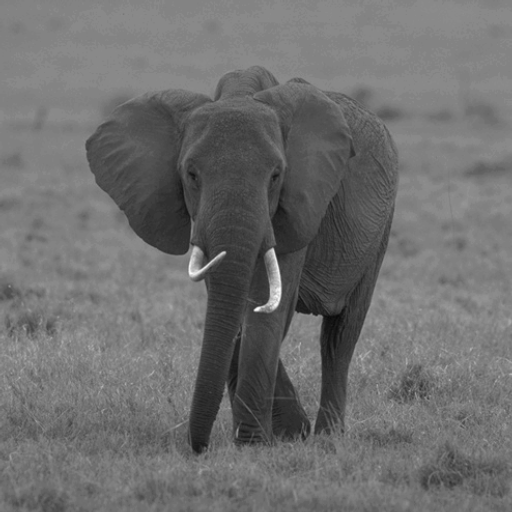
#> input picture imgs/elephant.png, 512 x 512 px; its folder holds 2 pictures in this run
$ jupyter execute --allow-errors evaluate.ipynb   (older library calls are emulated)
#> lines starting #> are read from the running program, lines starting #| are printed output that depends on the picture; after the words box and inside, x2 and y2 are one past the last pixel; in counts of white or black regions, pixels touching at a corner belong together; long printed decimals are rounded
[cell 1]
import numpy as np
import cv2
import matplotlib.pyplot as plt
from PIL import Image
from skimage import feature
from skimage.metrics import mean_squared_error,peak_signal_noise_ratio,structural_similarity

You have to change the next block

[cell 2]
img_name = "elephant"  #[elephant, cameraman]
img_path = f"imgs/{img_name}.png"
gt_path = f"gt/{img_name}_gt.png"
Result_h_path = "./Result_h_64.npy"  # Put you horizontal npy file here!!!!!
Result_v_path = "./Result_v_64.npy"  # Put you vertical npy file here!!!!!

[cell 3]
def show_img(img):
    plt.imshow(img, extent=[0, img.shape[0], img.shape[1], 0], cmap='binary')
    plt.show()

[cell 4]
def save_img(img, path = "test.png"):
    plt.imshow(img, extent=[0, img.shape[0], img.shape[1], 0], cmap='binary')
    plt.savefig(path)
    plt.show()

Read Original and Gt Image

[cell 5]
original_img = np.asarray(Image.open(img_path).convert('L'))
scale_original_img = (original_img - np.min(original_img)) / (np.max(original_img) - np.min(original_img))
show_img(scale_original_img)

gt_img = np.asarray(Image.open(gt_path))
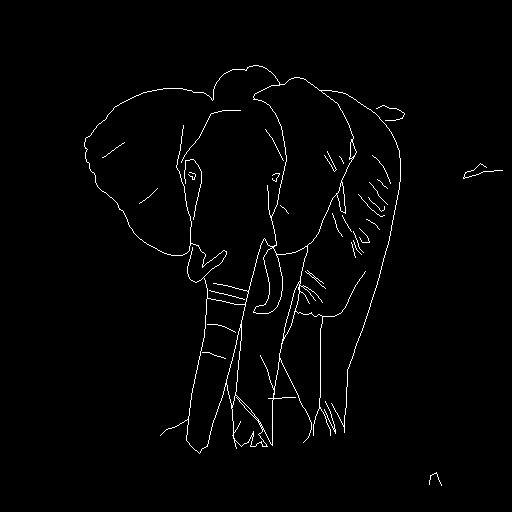
#> input picture gt/elephant_gt.png, 512 x 512 px
#> gt_img is the input picture: shape (512, 512); 1.6% white in thin lines or dots, all inside (x1, y1, x2, y2) = (84, 65, 503, 486)
scale_gt_img = gt_img / 255.0
show_img(scale_gt_img)

Load Pred Edge

#> (a cell that did not finish here is left out)

Mask Pred Edge with Binary Threshold

#> (a cell that did not finish here is left out)

#> (a cell that did not finish here is left out)

Canny Egde detection

[cell 9]
sigma = 1.0 #Default 1.0
canny_img = feature.canny(original_img).astype(float)
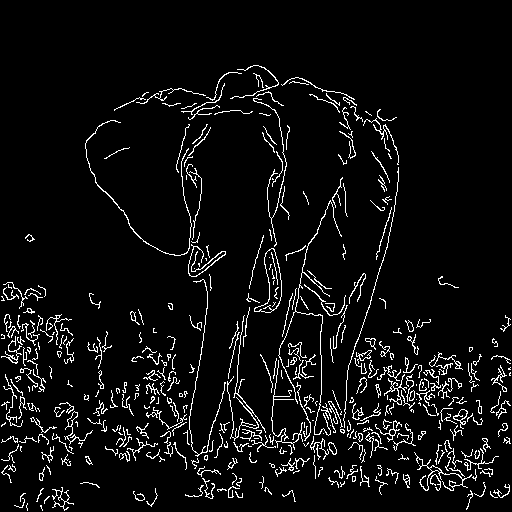
#> canny_img: shape (512, 512) float64; values 0 (black) and 1 (white), 5.8% white in thin lines or dots, all inside (x1, y1, x2, y2) = (1, 65, 511, 511)
show_img(canny_img)

Sober Edge detection

[cell 10]
sobelx = cv2.Sobel(src=original_img, ddepth=cv2.CV_64F, dx=1, dy=0, ksize=5)
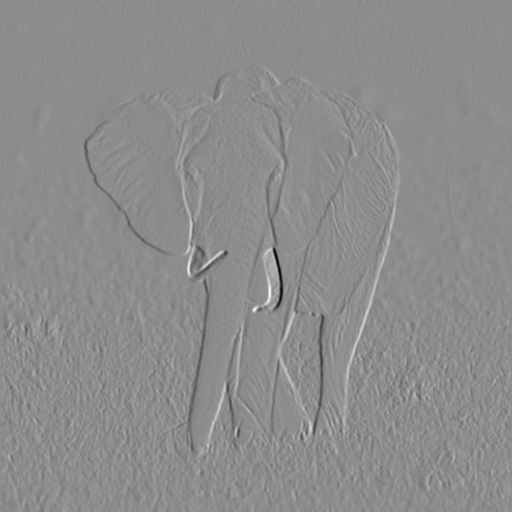
#> sobelx: shape (512, 512) float64; min -7925, max 6439, mean 0.6; drawn with min black and max white
sobely = cv2.Sobel(src=original_img, ddepth=cv2.CV_64F, dx=0, dy=1, ksize=5)
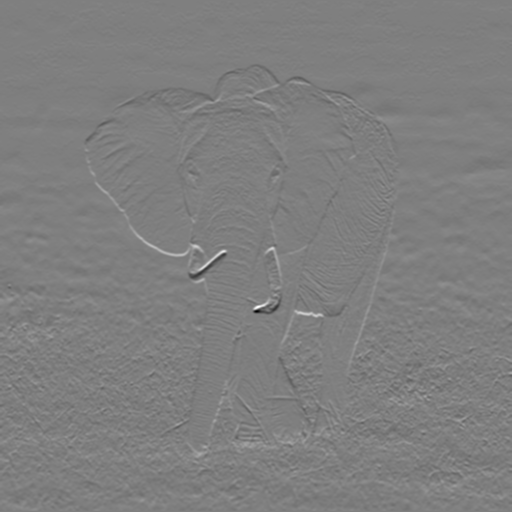
#> sobely: shape (512, 512) float64; min -7554, max 7575, mean -6.2; drawn with min black and max white
sobelxy = cv2.Sobel(src=original_img, ddepth=cv2.CV_64F, dx=1, dy=1, ksize=5)
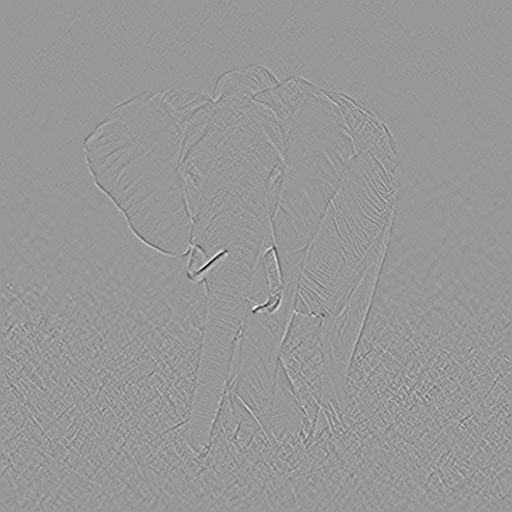
#> sobelxy: shape (512, 512) float64; min -1797, max 1231, mean 0; drawn with min black and max white
# [5 lines of commented-out code are left out]
threshold = 90
sobelx_thres = np.where(sobelx > threshold, 1.0, 0.0)
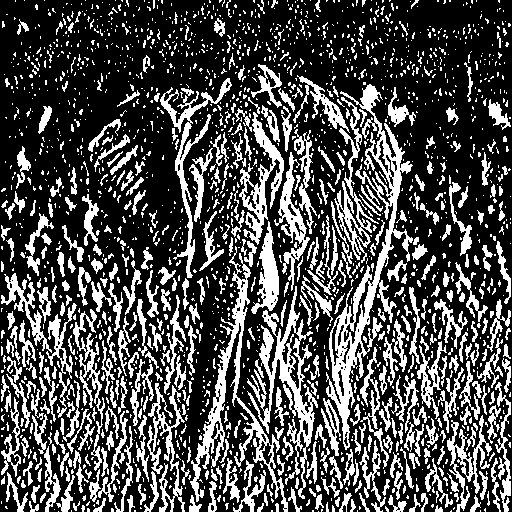
#> sobelx_thres: shape (512, 512) float64; values 0 (black) and 1 (white), 30.2% white; 2080 white regions (1616 under 20 px), largest, box (x1, y1, x2, y2) and area: (326, 84, 413, 450) 6029, (190, 246, 288, 512) 3683, (247, 286, 318, 499) 3561
sobely_thres = np.where(sobely > threshold, 1.0, 0.0)
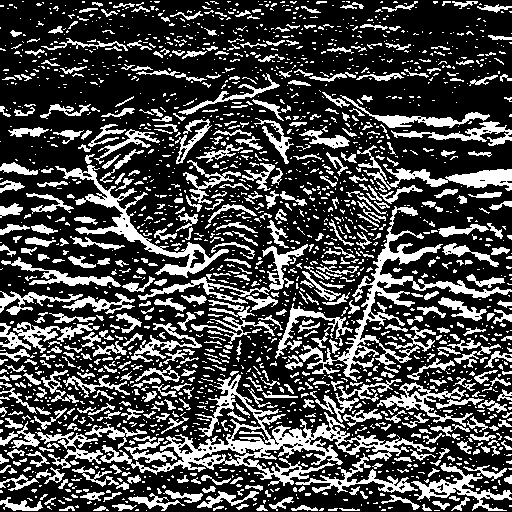
#> sobely_thres: shape (512, 512) float64; values 0 (black) and 1 (white), 28.7% white; 2182 white regions (1636 under 20 px), largest, box (x1, y1, x2, y2) and area: (100, 374, 436, 486) 6387, (299, 206, 512, 382) 4146, (55, 165, 229, 278) 2584
sobelxy_thres = np.where(sobelxy > threshold, 1.0, 0.0)
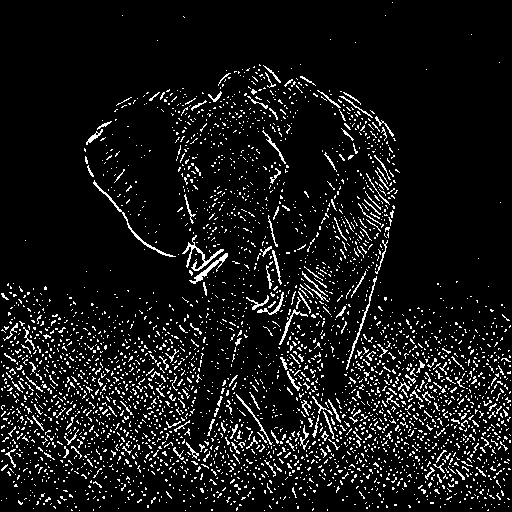
#> sobelxy_thres: shape (512, 512) float64; values 0 (black) and 1 (white), 8.3% white in thin lines or dots
# show_img(sobelx_thres)
# show_img(sobely_thres)
# show_img(sobelxy_thres)

Metrics for Edge Evaluation

[cell 11]
def metrics(I1, I2, name = "No Specify the Name"):
#> called with name = 'Original Image'
    print(name)
    print(f"MSE: {mean_squared_error(I1, I2)}")   #The smaller the better
#| MSE: 0.1923
    print(f"PSNR: {peak_signal_noise_ratio(I1, I2)}")   #The larger the better
#| PSNR: 7.160
    print(f"SSIM: {structural_similarity(I1, I2, data_range = 1)}")    #The larger the better
#| SSIM: 0.002532
    print("\n")
